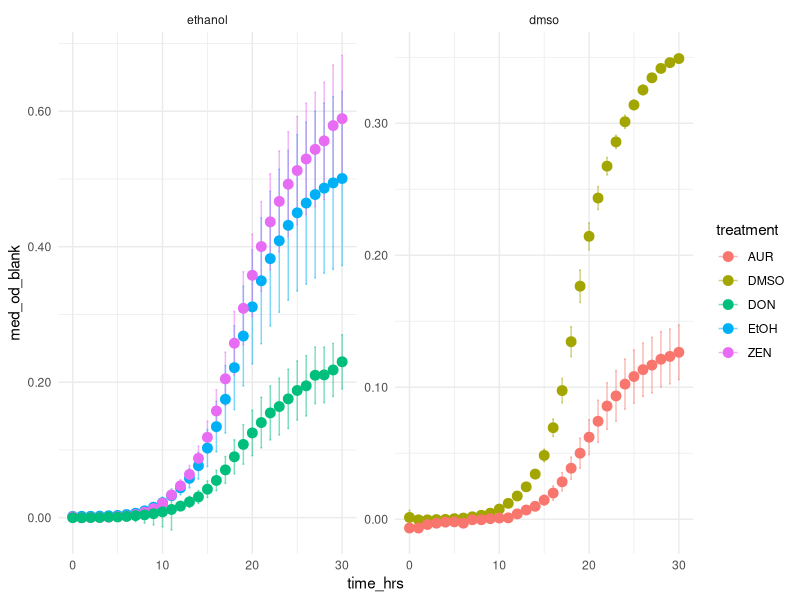

R code for this plot:
library(dplyr)
library(tidyr)
library(ggplot2)
library(readr)

mycotoxin_inhibition_df <- read_csv("data/chemical_growth_kinetic/mycotoxin_inhibition.csv") %>%
  
  mutate(time_hrs = round(time / 60 / 60)) %>%
  mutate(od_blank = od - blank) %>%
  
  group_by(treatment, time_hrs) %>%
  mutate(med_od_blank = median(od_blank)) %>%
  mutate(sd_od_blank = sd(od_blank)) %>%
  ungroup() %>%
  
  select(treatment, time_hrs, med_od_blank, sd_od_blank) %>%
  distinct() %>%
  
  filter(time_hrs <= 30) %>%
  
  mutate(group = if_else(treatment == "DMSO" | treatment == "AUR", "dmso", "ethanol"))

mycotoxin_inhibition_df$group <- factor(mycotoxin_inhibition_df$group, levels = c("ethanol", "dmso"))

ggplot(mycotoxin_inhibition_df, aes(x=time_hrs, y=med_od_blank, color = treatment)) +
  geom_errorbar(aes(ymin=med_od_blank-sd_od_blank, ymax=med_od_blank+sd_od_blank), width=0.2,  alpha=0.5, size=0.5) +  
  geom_point(stat="identity", fill="skyblue", size = 3) + 
  theme_minimal() + 
  facet_wrap(. ~ group, scales = "free_y") + 
  scale_y_continuous(labels = scales::number_format(accuracy = 0.01)) 